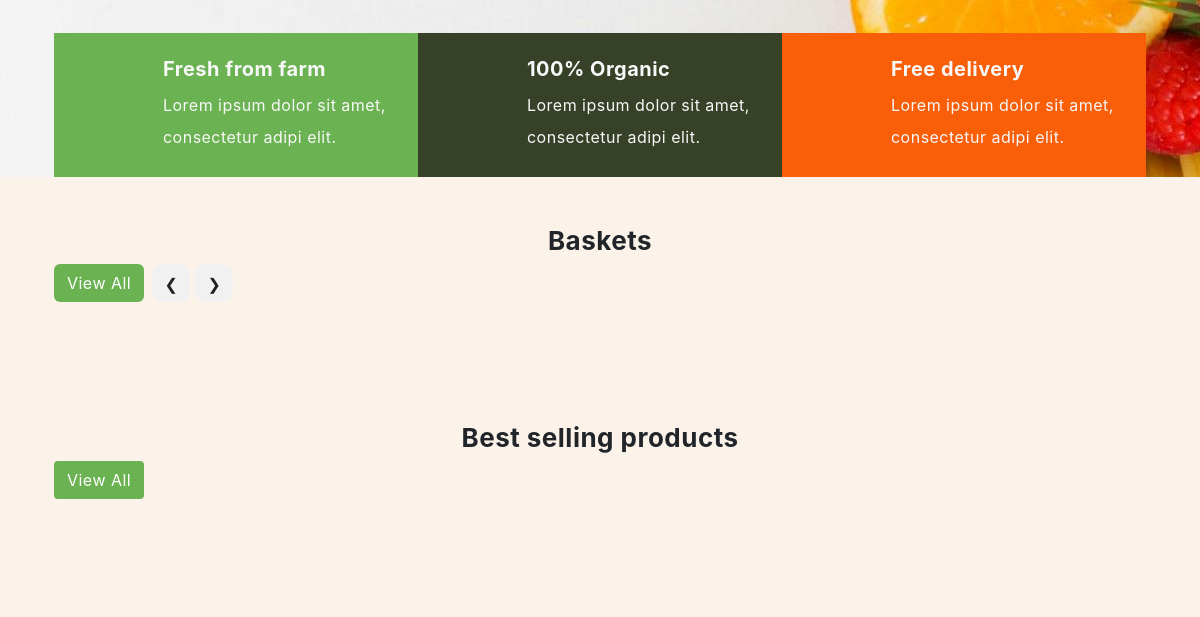
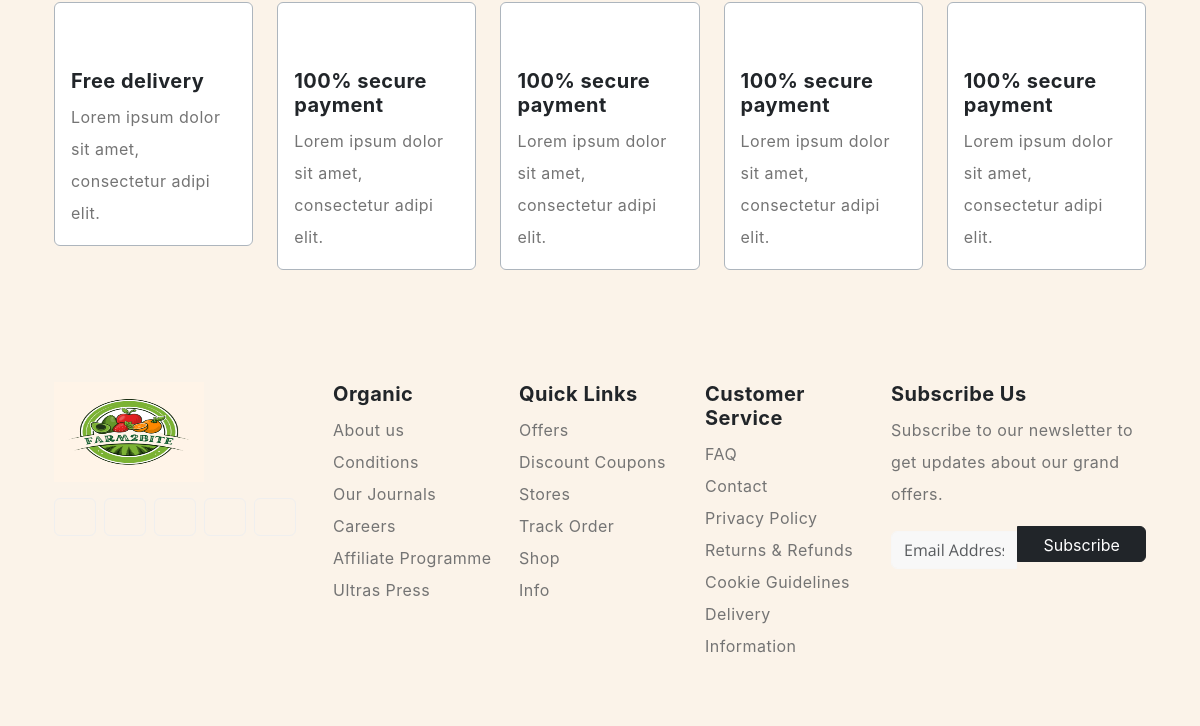
The app's page / (lower part), older data (2 pictures, top to bottom).
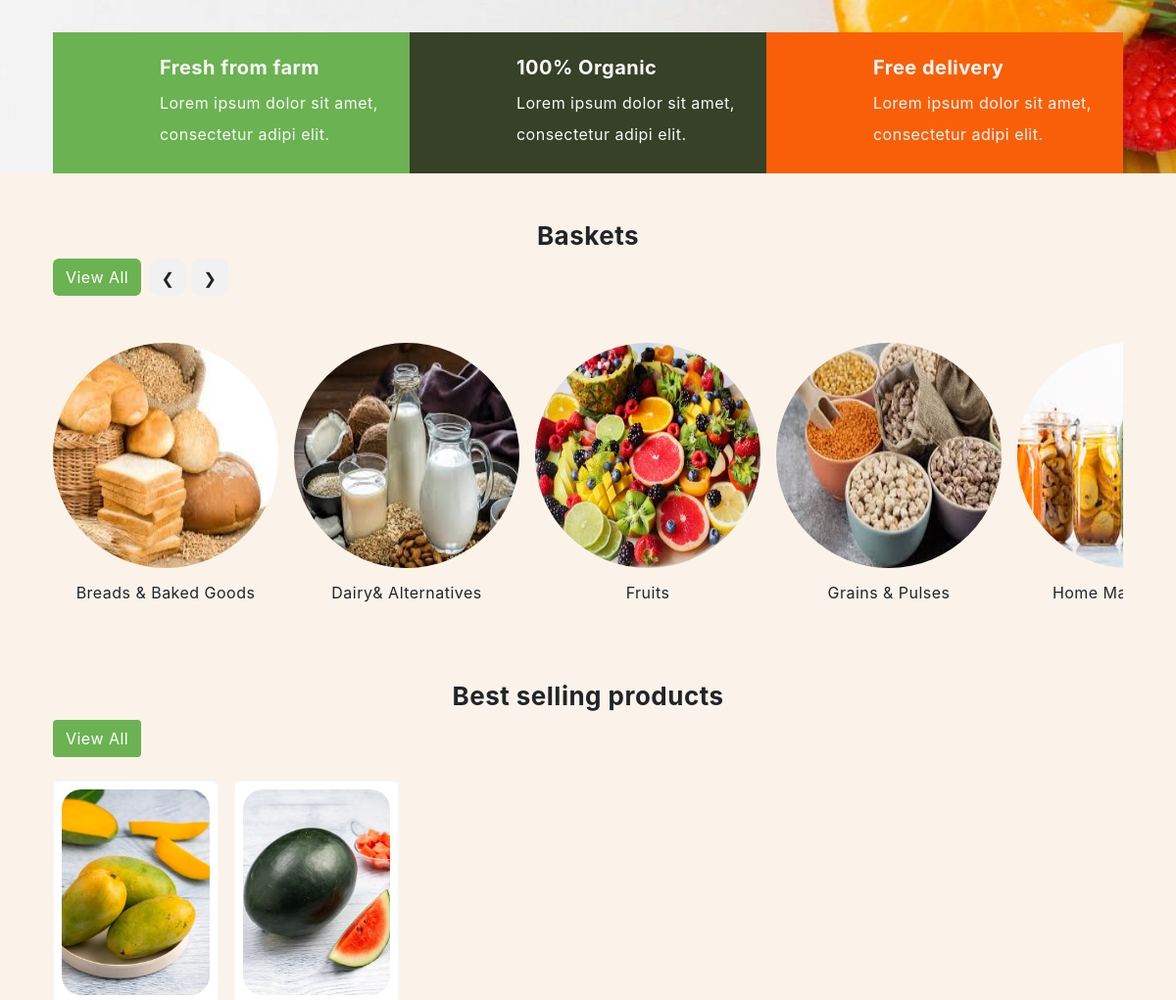
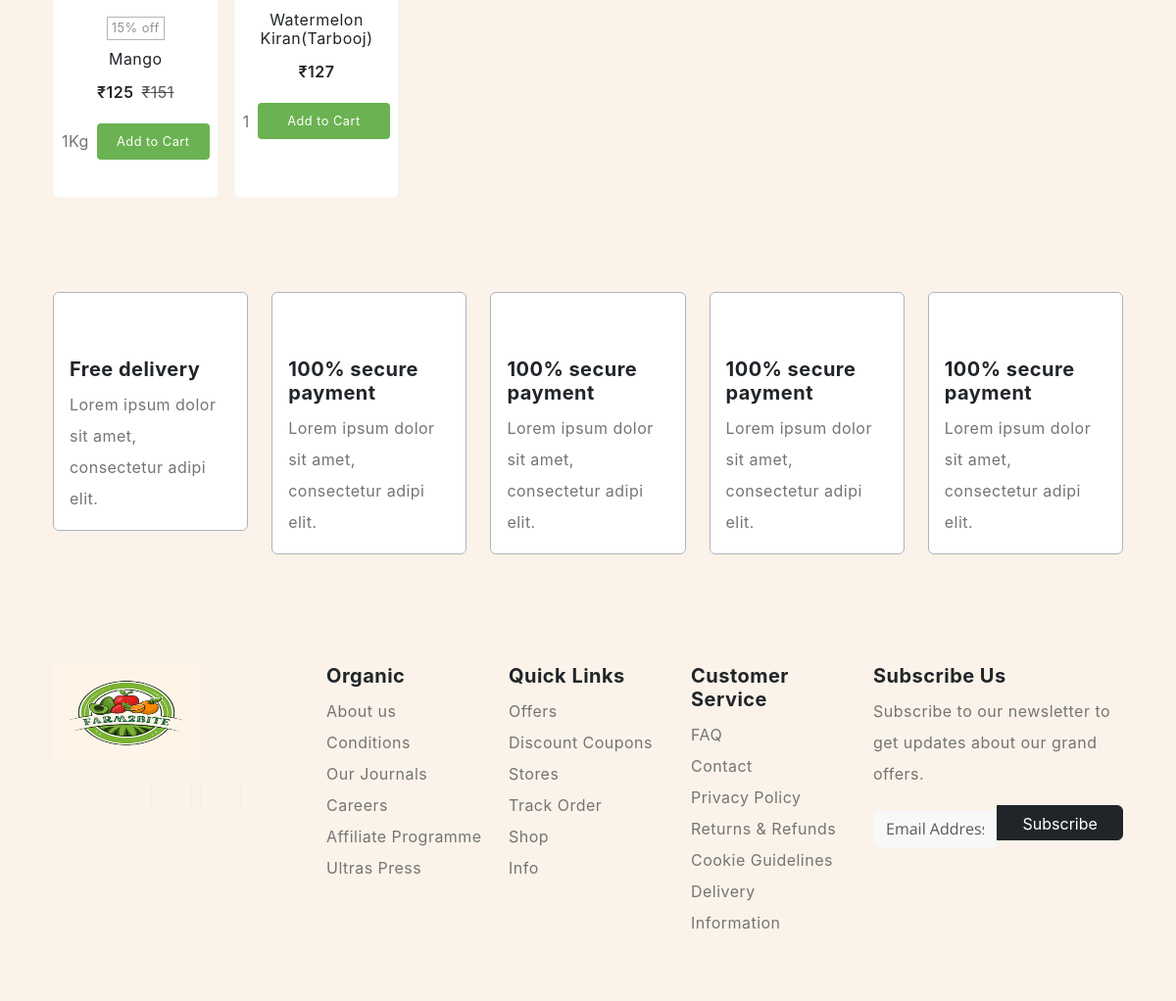
The same page, newer data (2 pictures, top to bottom).
### shop/models.py (models this page shows, shortened)
class Category_list(models.Model):
        name=models.CharField(max_length=250,unique=True)
        slug=models.SlugField(max_length=250,unique=True)
        image=models.ImageField(upload_to='category',default='default.jpg')
        class Meta:
            ordering = ('name',)
            verbose_name = 'Category'
            verbose_name_plural = 'Categories'

class Product(models.Model):
    name=models.CharField(max_length=250,unique=True)
    slug=models.SlugField(max_length=250,unique=True)
    image=models.ImageField(upload_to='products')
    description=models.TextField()
    stock=models.IntegerField()
    availability=models.BooleanField(default=True)
    offer=models.BooleanField(default=False)
    price=models.IntegerField()
    Category=models.ForeignKey(Category_list,on_delete=models.CASCADE)
    quantity=models.CharField(max_length=150,default=1)
    offer_price=models.IntegerField(default=10)
    actual_price=models.IntegerField(default=0)
    def get_url(self):
        return reverse('details',args=[self.Category.slug,self.slug])

### shop/views.py (the view)
# urls.py: 2. Add a URL to urlpatterns:  path('', views.home, name='home')
def home(request):
    obj=Product.objects.all()
    obj1=Category_list.objects.all()
    return render(request,'index.html',{'obj':obj,'obj1':obj1})

### templates/index.html (shortened to what the changed rows need)
{% extends 'base.html' %}
 {% load static %}
  {% block content %}
<section class="py-5 overflow-hidden">
  <div class="container-lg">
    <div class="row">
      <div class="col-md-12">
        <div
          class="section-header d-flex flex-wrap justify-content-between mb-5"
        >
          <h2 class="section-title">Baskets</h2>
        </div>
      </div>
    </div>
<div class="row">
  <div class="col-md-12 ">
    <div class="product-grid d-flex flex-nowrap overflow-auto" style="gap: 1rem; " >
      {% for i in obj1 %}
      <div  style="min-width: 220px border-radius:50px" class="farm2bite-product-image">
        <figure>
          <a title="Product Title" href="{% url 'category_list' i.slug  %}">
            <img
              src="{{ i.image.url }}"
              alt="Product Thumbnail"
              class="tab-image rounded-circle "
              style="width: 230px; height:230px;"
            />
          </a>
        </figure>
        <div class="d-flex flex-column text-center">
          <h3 class="fs-6 fw-normal farm2bite-product-name">{{ i.name }}</h3>
        </div>
      </div>
      {% endfor %}
    </div>
  </div>
</div>
</section>
<section class="pb-5">
  <div class="container-lg">
    <div class="row">
      <div class="col-12">
        <div
          class="section-header d-flex flex-wrap justify-content-between my-4"
        >
          <h2 class="section-title">Best selling products</h2>
        </div>
      </div>
    </div>
    <div class="row">
      <div class="col-12">
        <div class="row product-grid g-3">
          {% for i in obj %}
          <div class="col-12 col-sm-6 col-md-4 col-lg-3 col-xl-2">
            <div class="product-item text-center p-2 border rounded h-100">
              <figure>
                <a href="{{ i.get_url }}" title="{{ i.name }}">
                  <img
                    src="{{ i.image.url }}"
                    alt="Product Thumbnail"
                    class="tab-image img-fluid"
                    style="width: 100%; height: 220px; object-fit: cover; border-radius: 20px;"
                  />
                </a>
              </figure>
              {% if i.offer %}
              <span class="badge border border-dark-subtle rounded-0 fw-normal px-1 fs-7 lh-1 text-body-tertiary">
                {{ i.offer_price }}% off
              </span>
              {% endif %}
              <h3 class="fs-6 fw-normal mt-2">{{ i.name }}</h3>
              <div class="d-flex justify-content-center align-items-center gap-2">
                <span class="text-dark fw-semibold">₹{{ i.price }}</span>
                {% if i.offer %}
                <span class="text-muted" style="text-decoration: line-through;">₹{{ i.actual_price }}</span>
                {% endif %}
              </div>
              <div class="row g-2 mt-2 align-items-center">
                <div class="col-auto">
                  <span>{{ i.quantity }}</span>
                </div>
                <div class="col">
                  <a href="{% url 'addcart' i.id %}" class="btn btn-primary w-100 rounded-1 p-2 fs-7 btn-cart d-flex align-items-center justify-content-center gap-1">
                    Add to Cart
                  </a>
                </div>
              </div>
            </div>
          </div>
          {% endfor %}
        </div>
      </div>
    </div>
  </div>
</section>
{% endblock %}

Row changes from the older to the newer data that the page shows:
added Category_list: image (picture), name "Breads & Baked Goods"
added Category_list: image (picture), name "Dairy& Alternatives"
added Category_list: image (picture), name "Fruits"
added Category_list: image (picture), name "Grains & Pulses"
added Category_list: image (picture), name "Home…"
added Product: image (picture), offer_price "15", name "Mango", price "125", actual_price "151", quantity "1Kg"
added Product: image (picture), name "Watermelon Kiran(Tarbooj)", price "127", quantity "1"
